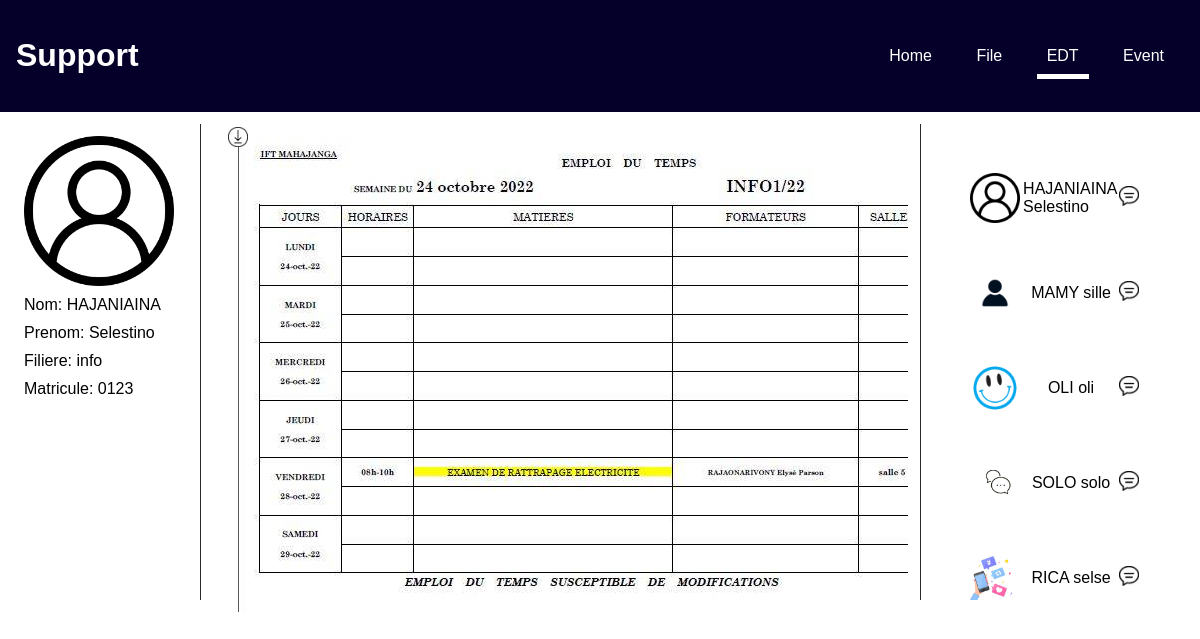
/EDT/index.php?num_mat=0123, run on the app's committed database.
### tables this page shows
CREATE TABLE IF NOT EXISTS `infoetu` (
  `num_mat` varchar(15) NOT NULL,
  `nom` text NOT NULL,
  `prenom` text NOT NULL,
  `filiere` varchar(20) NOT NULL,
  `photo` varchar(200) DEFAULT NULL,
  `pass` varchar(100) NOT NULL,
  PRIMARY KEY (`num_mat`)
);

CREATE TABLE IF NOT EXISTS `edt` (
  `id` int(11) NOT NULL AUTO_INCREMENT,
  `filiere` varchar(20) NOT NULL,
  `img` varchar(100) NOT NULL,
  PRIMARY KEY (`id`)
);

### home/student.php (the view)
<?php
$selection = $connection -> prepare("SELECT * FROM infoetu");
$selection->execute();
$fetch=$selection->fetchAll();
$nbr=$selection->rowCount();
for($i=0;$i<$nbr;$i++){
    ?>
    <div class="inter">
        <img src="../login/picture/<?=$fetch[$i]['photo']?>" id="photo"/>
        <span><?=$fetch[$i]['nom']?> <?=$fetch[$i]['prenom']?></span>
        <span><a href="http://"><img src="../file/folder/icon/msg.jpg" class="msg" title="send a message"></a></span>
    </div>
    <?php
}
?>

### EDT/index.php (shortened to what this page needs)
<?php include('..\bdd.php');?>
<!DOCTYPE html>
<html lang="en">
<head>
</head>
<body>
<header>
        <h1>Support</h1>
        <div class="menu">
            <a href="../home/index.php?num_mat=<?=$_GET['num_mat']?>">Home</a>
            <a href="../file/index.php?num_mat=<?=$_GET['num_mat']?>">File</a>
            <a href="#"style="border-bottom: #fff solid 5px;">EDT</a>
            <a href="../event/index.php?num_mat=<?=$_GET['num_mat']?>">Event</a>
        </div>
    </header>
    <footer>
        <div class="profil">
        <?php include('../home/profil.php');?>
        </div>
        <div class="edt">
        <?php include('list.php');?>
        </div>
        <div class="liste">
          <?php include('../home/student.php');?>
        </div>
    </footer>
</body>
</html>

### home/profil.php
<?php
$num_mat=$_GET['num_mat'];
$selection = $connection -> prepare("SELECT * FROM infoetu WHERE num_mat=$num_mat");
$selection->execute();
$fetchprofil=$selection->fetch();
$photo=$fetchprofil['photo'];
$myName=$fetchprofil['nom'];
$mySurname=$fetchprofil['prenom'];
$filiere=$fetchprofil['filiere'];
?>
<img src="../login/picture/<?=$photo?>" id="myPhoto"/>
<span>Nom: <?=$myName?></span>
<span>Prenom: <?=$mySurname?></span>
<span>Filiere: <?=$filiere?></span>
<span>Matricule: <?=$num_mat?></span>

### EDT/list.php
<?php
$selection = $connection -> prepare("SELECT * FROM edt");
$selection->execute();
$fetch=$selection->fetchAll();
$nbr=$selection->rowCount();
for($i=0;$i<$nbr;$i++){
    ?>
    <div class="inter">
        <img src="img/<?=$fetch[$i]['img']?>" class="img"/>
        <a href="#" download="img/<?=$fetch[$i]['img']?>"><img src="../file/folder/icon/tel.jpg" class="tel" title="download"></a>
    </div>
    <?php
}
?>

### data on the page
infoetu: photo (placeholder picture), nom "HAJANIAINA", prenom "Selestino", filiere "info"
edt: img (picture)
infoetu: photo (picture), nom "MAMY", prenom "sille"
infoetu: photo (picture), nom "OLI", prenom "oli"
infoetu: photo (picture), nom "SOLO", prenom "solo"
infoetu: photo (picture), nom "RICA", prenom "selse"

### other printed values
$num_mat "0123"
